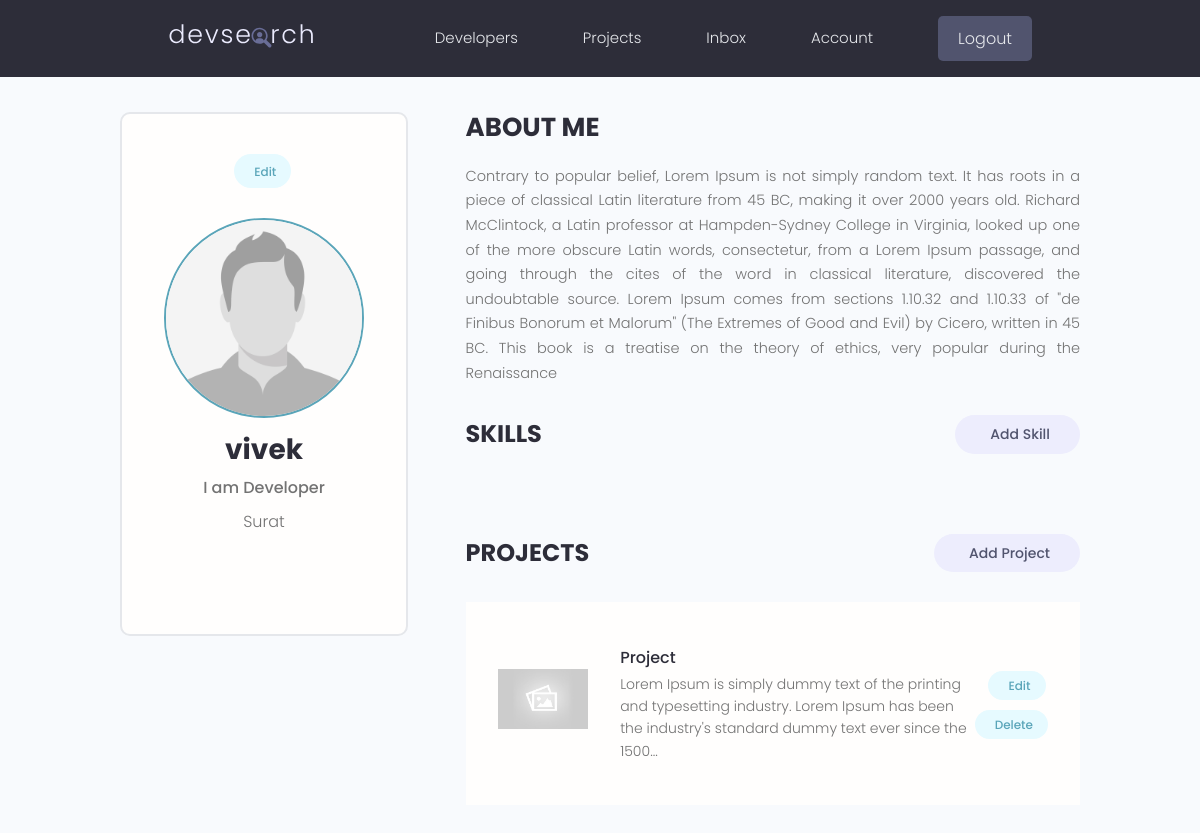
The page /account/ (signed in) on the database as committed earlier.
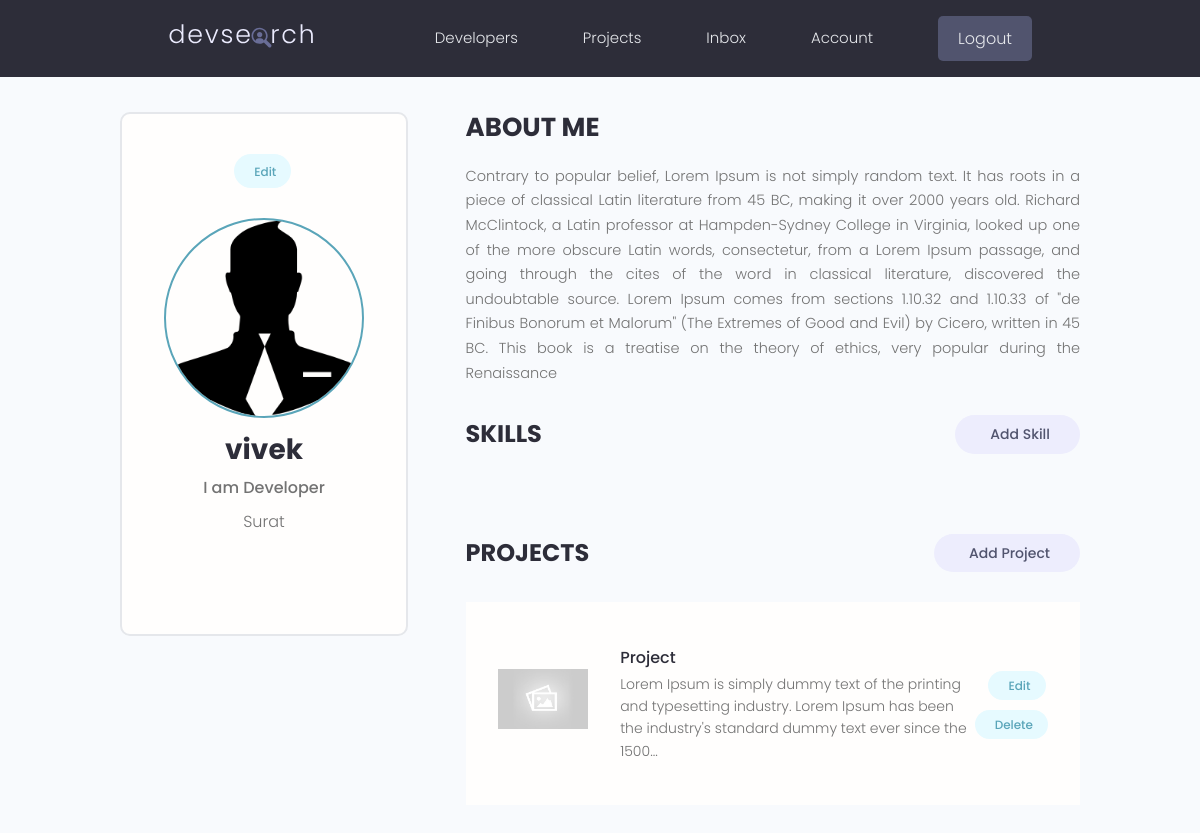
The same page on the database as committed later.
### users/models.py (models this page shows, shortened)
class Profile(models.Model):
    user = models.OneToOneField(User, on_delete=models.CASCADE, null= True,blank=True)
    name = models.CharField(max_length=200,blank=True,null=True)
    email = models.EmailField(max_length=500,blank=True,null=True)
    username = models.CharField(max_length=200, blank=True, null=True)
    location = models.CharField(max_length=200,blank=True,null=True)
    short_intro = models.CharField(max_length=200,blank=True,null=True)
    bio = models.TextField(blank=True,null=True)
    profile_image = models.ImageField(null=True,blank=True,upload_to='profiles/', default="profiles/user-default.png")
    social_github = models.CharField(max_length=200,blank=True,null=True)
    social_stackoverflow = models.CharField(max_length=200,blank=True,null=True)
    social_twitter = models.CharField(max_length=200,blank=True,null=True)
    social_linkedin = models.CharField(max_length=200,blank=True,null=True)
    social_youtube = models.CharField(max_length=200,blank=True,null=True)
    social_instagram = models.CharField(max_length=200,blank=True,null=True)
    social_facebook = models.CharField(max_length=200,blank=True,null=True)
    social_snapchat = models.CharField(max_length=200,blank=True,null=True)
    social_website = models.CharField(max_length=200,blank=True,null=True)
    created = models.DateTimeField(auto_now_add=True)
    id = models.UUIDField(default=uuid.uuid4, unique=True, primary_key=True,editable=False)
    @property
    def imageURL(self):
        try:
            url = self.profile_image.url
        except:
            url = ''
        return url
    class Meta:
        ordering = ['created']

### users/views.py (the view)
# urls.py: path('account/', views.userAccount,name="account"),
@login_required(login_url='login')
def userAccount(request):
    profile = request.user.profile
    skills = profile.skill_set.all()
    projects = profile.project_set.all()
    context ={'profile':profile,
               'skills':skills,
               'projects':projects
               }
    return render(request, 'users/account.html',context)

### projects/models.py (called while the page is built)
    @property
    def imageURL(self):
        try:
            url = self.featured_image.url
        except:
            url = ''
        return url

### users/templates/users/account.html (shortened to what this page needs)
{% extends 'main.html' %}
{% block content %}
  <main class="settingsPage profile my-md">
    <div class="container">
      <div class="layout">
        <div class="column column--1of3">
          <div class="card text-center">
            <div class="card__body dev">
              <a class="tag tag--pill tag--main settings__btn" href="{% url 'edit-account' %}"> Edit</a>
              <img class="avatar avatar--xl dev__avatar" src="{{profile.imageURL}}" />
              <h2 class="dev__name">{{profile.name}}</h2>
              <p class="dev__title">{{profile.short_intro}}</p>
              <p class="dev__location">{{profile.location}}</p>
            </div>
          </div>
        </div>
        <div class="column column--2of3">
          <div class="devInfo">
            <h3 class="devInfo__title">About Me</h3>
            <p class="devInfo__about">
              {{profile.bio}}
            </p>
          </div>
          <div class="settings">
            <h3 class="settings__title">Skills</h3>
            <a class="tag tag--pill tag--sub settings__btn tag--lg" href="{% url 'create-skill' %}"> Add Skill</a>
          </div>
          <div class="settings">
            <h3 class="settings__title">Projects</h3>
            <a class="tag tag--pill tag--sub settings__btn tag--lg" href="{% url 'create-project' %}"> Add Project</a>
          </div>
          <table class="settings__table">
            {% for project in projects %}
                <tr>
                <td class="settings__thumbnail">
                    <a href="{% url 'project' pk=project.id %}"><img src="{{project.imageURL}}" alt="Project Thumbnail" /></a>
                </td>
                <td class="settings__tableInfo">
                    <a href="{% url 'project' pk=project.id %}">{{project.title}}</a>
                    <p>
                    {{project.description|slice:"150"}}...
                    </p>
                </td>
                <td class="settings__tableActions">
                    <a class="tag tag--pill tag--main settings__btn" href="{% url 'update-project' pk=project.id %}"> Edit</a>
                    <a class="tag tag--pill tag--main settings__btn" href="{% url 'delete-project' pk=project.id %}?next=/account">
                    Delete</a>
                </td>
                </tr>
            {% endfor %}
          </table>
        </div>
      </div>
    </div>
  </main>
{% endblock content %}

Rows that differ between the two databases and show on the page:
changed Profile "vivek": imageURL: picture added in place of a placeholder
